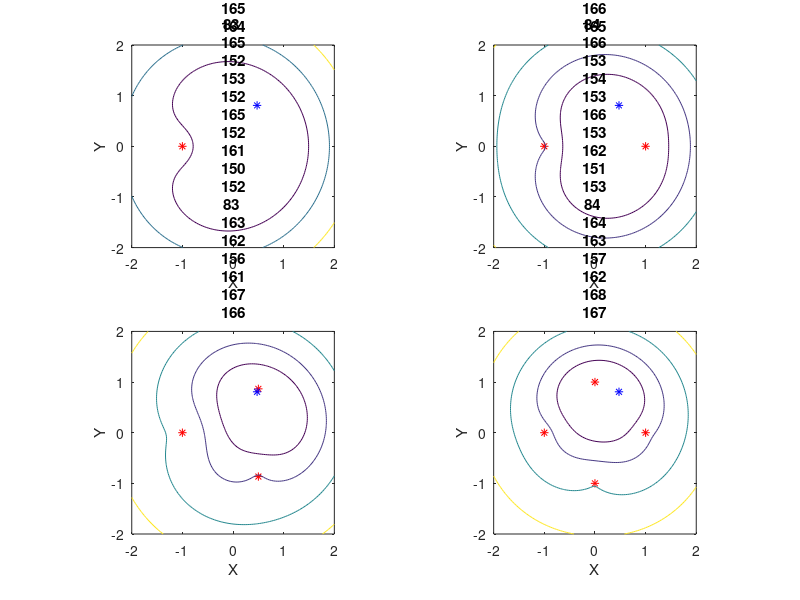

Recreate this plot in MATLAB.
%% Generate random point
close all;
clear all;
%% pick position in unit circle
radius = .6 + .4*rand(); % random radius
theta = 0 + (2*pi)*rand(); % random theta in radians
position = [radius * cos(theta) , radius * sin(theta)] % random vehicle position inside the unit circle
%% generate evenly spaced K landmarks
%% optimization
sigmax = .3;
sigmay = sigmax;
K = 4
for k = 1:K
theta_k = linspace(-pi,pi,k+1);
theta_k = theta_k(1:end-1);
reference_positions = [cos(theta_k)' , sin(theta_k)'];
%% sanity check...
subplot(2,2,k)
set(gca, 'YAxisLocation', 'origin')
plot(reference_positions(:,1),reference_positions(:,2),'r*') % check if evenly spaced
hold on
plot(position(1),position(2),'b*')
title(num2str(k) + " reference points")
xlabel("X")
ylabel("Y")
axis equal
%% generate K range measurements according to model
sigma_measurement = .3;
for i = 1:k
r(i) = pdist([position;reference_positions(i,:)],'euclidean') + normrnd(0,sigma_measurement);
end
horizontalGrid = linspace(-2,2,101);
verticalGrid = linspace(-2,2,101);
[h,v] = meshgrid(horizontalGrid,verticalGrid);
hh = h(:);
vv = v(:);
for i = 1:length(hh)
params = [hh(i),vv(i)];
obj_fun(i) = sum(((r-sqrt(sum((repmat(params,k,1) - reference_positions).^2,2))').^2)/(sigma_measurement^2)) + params * inv([sigmax^2 0; 0 sigmay^2]) * params';
end
minDSGV = min(obj_fun);
maxDSGV = max(obj_fun);
discriminantScoreGrid = reshape(obj_fun,101,101);
contour(horizontalGrid,verticalGrid,discriminantScoreGrid,10.^linspace(1.5,2.5,5));
end